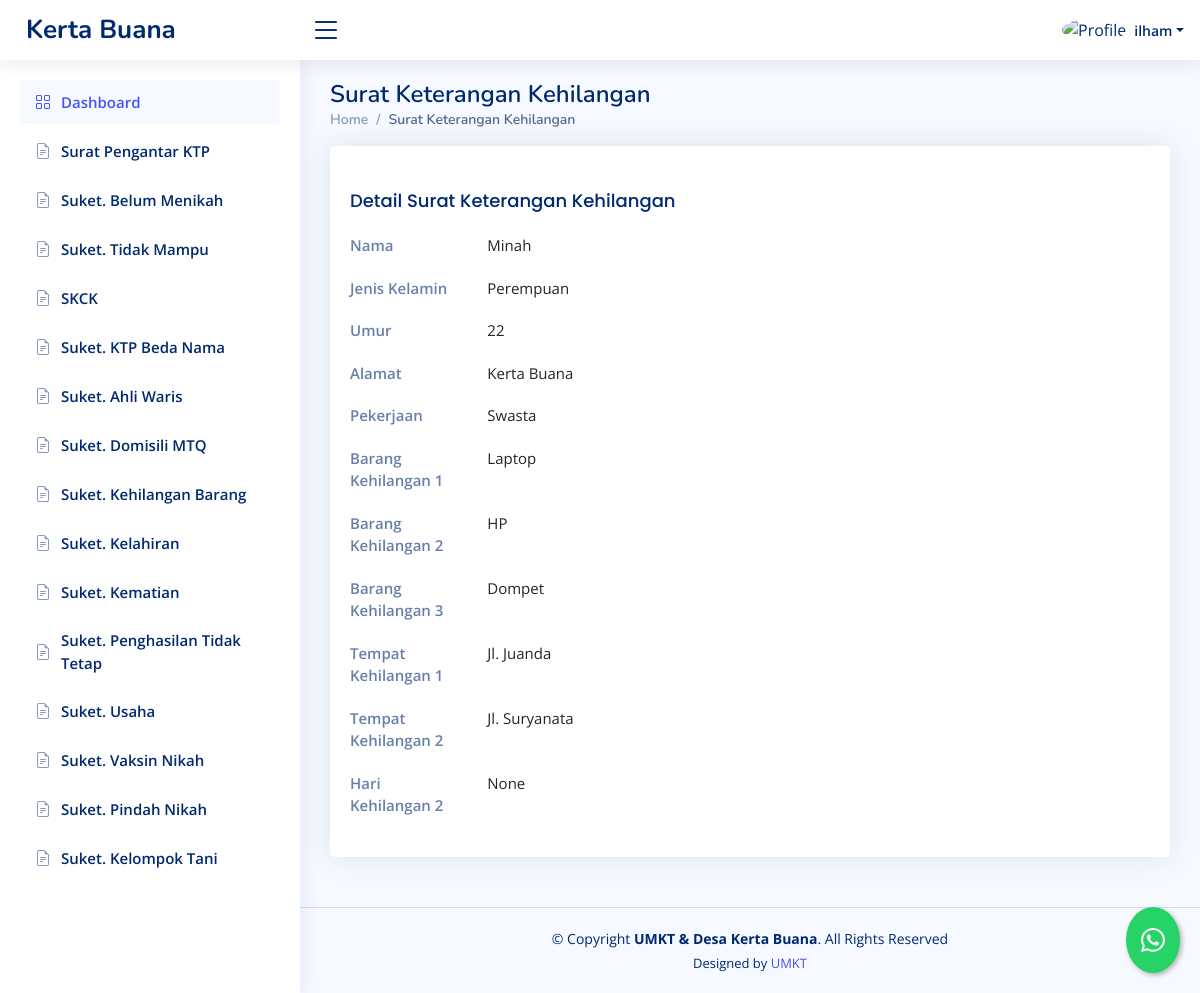
The page /dashboard/suket-kehilangan/detail/1 (signed in) on the database its author committed.
### dashboard/models.py (models this page shows, shortened)
class SuketKehilangan(models.Model):
    STATUS_CHOICES = [
        ('review', 'Proses Review'),
        ('approved', 'Disetujui'),
        ('rejected', 'Ditolak'),
    ]
    penulis = models.ForeignKey(User, on_delete=models.CASCADE, blank=True, null=True)
    nama = models.CharField(max_length=255)
    jenis_kelamin = models.CharField(max_length=255)
    umur = models.CharField(max_length=255)
    alamat = models.CharField(max_length=255)
    pekerjaan = models.CharField(max_length=255)
    harikehilangan = models.CharField(max_length=255,blank=True, null=True)
    barang1 = models.CharField(max_length=255)
    barang2 = models.CharField(max_length=255)
    barang3 = models.CharField(max_length=255)
    tempat1 = models.CharField(max_length=255)
    tempat2 = models.CharField(max_length=255)
    date = models.DateTimeField(default=timezone.now, blank=True)
    status = models.CharField(max_length=20, choices=STATUS_CHOICES, default='review')

### dashboard/views.py (the view)
# urls.py: path("suket-kehilangan/detail/<int:id>", detail_suketkehilangan, name="detail_suketkehilangan"),
@login_required
def detail_suketkehilangan(request, id):
    template_name = "backend/detail_suketkehilangan.html"  # Template untuk halaman detail
    suket = get_object_or_404(SuketKehilangan, id=id)
    context = {
        'suket': suket,
    }
    return render(request, template_name, context)

### templates/backend/detail_suketkehilangan.html
{% extends "backend/base_ui.html" %} {% load static %} {% load custom_filters %}
{% block konten %}
<div class="pagetitle">
  <h1>Surat Keterangan Kehilangan</h1>
  <nav>
    <ol class="breadcrumb">
      <li class="breadcrumb-item"><a href="{% url 'dashboard' %}">Home</a></li>
      <li class="breadcrumb-item active">Surat Keterangan Kehilangan</li>
    </ol>
  </nav>
</div>
<section class="section profile">
  <div class="row">
    <div class="col-xl-12">
      <div class="card">
        <div class="card-body pt-3">
          <div class="tab-content pt-2">
            <div class="tab-pane fade show active profile-overview" id="profile-overview">
              <h5 class="card-title">Detail Surat Keterangan Kehilangan</h5>
              <div class="row">
                <div class="col-lg-2 col-md-3 label">Nama</div>
                <div class="col-lg-10 col-md-9">{{ suket.nama }}</div>
              </div>
              <div class="row">
                <div class="col-lg-2 col-md-3 label">Jenis Kelamin</div>
                <div class="col-lg-10 col-md-9">{{ suket.jenis_kelamin }}</div>
              </div>
              <div class="row">
                <div class="col-lg-2 col-md-3 label">Umur</div>
                <div class="col-lg-10 col-md-9">{{ suket.umur }}</div>
              </div>
              <div class="row">
                <div class="col-lg-2 col-md-3 label">Alamat</div>
                <div class="col-lg-10 col-md-9">{{ suket.alamat }}</div>
              </div>
              <div class="row">
                <div class="col-lg-2 col-md-3 label">Pekerjaan</div>
                <div class="col-lg-10 col-md-9">{{ suket.pekerjaan }}</div>
              </div>
              <div class="row">
                <div class="col-lg-2 col-md-3 label">Barang Kehilangan 1</div>
                <div class="col-lg-10 col-md-9">{{ suket.barang1 }}</div>
              </div>
              <div class="row">
                <div class="col-lg-2 col-md-3 label">Barang Kehilangan 2</div>
                <div class="col-lg-10 col-md-9">{{ suket.barang2 }}</div>
              </div>
              <div class="row">
                <div class="col-lg-2 col-md-3 label">Barang Kehilangan 3</div>
                <div class="col-lg-10 col-md-9">{{ suket.barang3 }}</div>
              </div>
              <div class="row">
                <div class="col-lg-2 col-md-3 label">Tempat Kehilangan 1</div>
                <div class="col-lg-10 col-md-9">{{ suket.tempat1 }}</div>
              </div>
              <div class="row">
                <div class="col-lg-2 col-md-3 label">Tempat Kehilangan 2</div>
                <div class="col-lg-10 col-md-9">{{ suket.tempat2 }}</div>
              </div>
              <div class="row">
                <div class="col-lg-2 col-md-3 label">Hari Kehilangan 2</div>
                <div class="col-lg-10 col-md-9">{{ suket.harikehilangan }}</div>
              </div>
            </div>
          </div>
        </div>
      </div>
    </div>
  </div>
</section>
{% endblock konten %}

### templates/backend/base_ui.html (shortened to what this page needs)
{% load static %}
<!DOCTYPE html>
<html lang="en">
  <head>
    <link
      href="{% static 'backend/vendor/bootstrap/css/bootstrap.min.css'%}"
      rel="stylesheet"
    />
    <link
      href="{% static 'backend/vendor/bootstrap-icons/bootstrap-icons.css'%}"
      rel="stylesheet"
    />
    <link
      href="{% static 'backend/vendor/boxicons/css/boxicons.min.css'%}"
      rel="stylesheet"
    />
    <link
      href="{% static 'backend/vendor/quill/quill.snow.css'%}"
      rel="stylesheet"
    />
    <link
      href="{% static 'backend/vendor/quill/quill.bubble.css'%}"
      rel="stylesheet"
    />
    <link
      href="{% static 'backend/vendor/remixicon/remixicon.css'%}"
      rel="stylesheet"
    />
    <link
      href="{% static 'backend/vendor/simple-datatables/style.css'%}"
      rel="stylesheet"
    />
    <link href="{% static 'backend/css/style.css'%}" rel="stylesheet" />
  </head>
  <body>
    <header id="header" class="header fixed-top d-flex align-items-center">
      <div class="d-flex align-items-center justify-content-between">
        <a href="{% url 'welcome'%}" class="logo d-flex align-items-center">
          <span class="d-none d-lg-block">Kerta Buana</span>
        </a>
        <i class="bi bi-list toggle-sidebar-btn"></i>
      </div>
      <nav class="header-nav ms-auto">
        <ul class="d-flex align-items-center">
          <li class="nav-item dropdown pe-3">
            <a
              class="nav-link nav-profile d-flex align-items-center pe-0"
              href="#"
              data-bs-toggle="dropdown"
            >
              {% if user.is_superuser %}
              <img
                src="{% static 'backend/img/orang.png'%}"
                alt="Profile"
                class="rounded-circle"
              />
              {% else %}
              <img
                src="{% static 'backend/img/family.png'%}"
                alt="Profile"
                class="rounded-circle"
              />
              {% endif %}
              <span class="d-none d-md-block dropdown-toggle ps-2"
                >{{request.user.username}}</span
              > </a
            >
          </li>
        </ul>
      </nav>
    </header>
    <aside id="sidebar" class="sidebar">
      <ul class="sidebar-nav" id="sidebar-nav">
        <li class="nav-item">
          <a class="nav-link" href="{% url 'dashboard'%}">
            <i class="bi bi-grid"></i>
            <span>Dashboard</span>
          </a>
        </li>
        {% if user.is_superuser %}
        <li class="nav-item">
          <a
            class="nav-link collapsed"
            data-bs-target="#forms-nav"
            data-bs-toggle="collapse"
            href="#"
          >
            <i class="bi bi-journal-text"></i><span>Surat</span
            ><i class="bi bi-chevron-down ms-auto"></i>
          </a>
          <ul
            id="forms-nav"
            class="nav-content collapse"
            data-bs-parent="#sidebar-nav"
          >
            <li>
              <a href="{% url 'suketpermohonanktp' %}">
                <i class="bi bi-circle"></i><span>Surat Pengantar KTP</span>
              </a>
            </li>
            <li>
              <a href="{% url 'suketbelummenikah'%}">
                <i class="bi bi-circle"></i><span>Suket. Belum Menikah</span>
              </a>
            </li>
            <li>
              <a href="{% url 'sukettidakmampu'%}">
                <i class="bi bi-circle"></i><span>Suket. Tidak Mampu</span>
              </a>
            </li>
            <li>
              <a href="{% url 'skck'%}">
                <i class="bi bi-circle"></i><span>SKCK</span>
              </a>
            </li>
            <li>
              <a href="{% url 'suketktpbedanama'%}">
                <i class="bi bi-circle"></i><span>Suket. KTP Beda Nama</span>
              </a>
            </li>
            <li>
              <a href="{% url 'suketahliwaris' %}">
                <i class="bi bi-circle"></i><span>Suket. Ahli Waris</span>
              </a>
            </li>
            <li>
              <a href="{% url 'suketMTQ'%}">
                <i class="bi bi-circle"></i><span>Suket. Domisili MTQ</span>
              </a>
            </li>
            <li>
              <a href="{% url 'suketkehilangan' %}">
                <i class="bi bi-circle"></i
                ><span>Suket. Kehilangan Barang</span>
              </a>
            </li>
            <li>
              <a href="{% url 'suketkelahiran' %}">
                <i class="bi bi-circle"></i><span>Suket. Kelahiran</span>
              </a>
            </li>
            <li>
              <a href="{% url 'suketkematian' %}">
                <i class="bi bi-circle"></i><span>Suket. Kematian</span>
              </a>
            </li>
            <li>
              <a href="{% url 'suketpenghasilantidaktetap' %}">
                <i class="bi bi-circle"></i
                ><span>Suket. Penghasilan Tidak Tetap</span>
              </a>
            </li>
            <li>
              <a href="{% url 'suketusaha' %}">
                <i class="bi bi-circle"></i><span>Suket. Usaha</span>
              </a>
            </li>
            <li>
              <a href="{% url 'suketvaksinnikah' %}">
                <i class="bi bi-circle"></i><span>Suket. Vaksin Nikah</span>
              </a>
            </li>
            <li>
              <a href="{% url 'suketpindahnikah' %}">
                <i class="bi bi-circle"></i><span>Suket. Pindah Nikah</span>
              </a>
            </li>
            <li>
              <a href="{% url 'suketrekkeltani' %}">
                <i class="bi bi-circle"></i><span>Suket. Kelompok Tani</span>
              </a>
            </li>
          </ul>
        </li>
        {% else %}
        <li class="nav-item">
          <a class="nav-link collapsed" href="{% url 'suketpermohonanktp' %}">
            <i class="bi bi-file-earmark-text"></i
            ><span>Surat Pengantar KTP</span>
          </a>
        </li>
        <li class="nav-item">
          <a class="nav-link collapsed" href="{% url 'suketbelummenikah'%}">
            <i class="bi bi-file-earmark-text"></i
            ><span>Suket. Belum Menikah</span>
          </a>
        </li>
        <li class="nav-item">
          <a class="nav-link collapsed" href="{% url 'sukettidakmampu'%}">
            <i class="bi bi-file-earmark-text"></i
            ><span>Suket. Tidak Mampu</span>
          </a>
        </li>
        <li class="nav-item">
          <a class="nav-link collapsed" href="{% url 'skck'%}">
            <i class="bi bi-file-earmark-text"></i><span>SKCK</span>
          </a>
        </li>
        <li class="nav-item">
          <a class="nav-link collapsed" href="{% url 'suketktpbedanama'%}">
            <i class="bi bi-file-earmark-text"></i
            ><span>Suket. KTP Beda Nama</span>
          </a>
        </li>
        <li class="nav-item">
          <a class="nav-link collapsed" href="{% url 'suketahliwaris' %}">
            <i class="bi bi-file-earmark-text"></i
            ><span>Suket. Ahli Waris</span>
          </a>
        </li>
        <li class="nav-item">
          <a class="nav-link collapsed" href="{% url 'suketMTQ'%}">
            <i class="bi bi-file-earmark-text"></i
            ><span>Suket. Domisili MTQ</span>
          </a>
        </li>
        <li class="nav-item">
          <a class="nav-link collapsed" href="{% url 'suketkehilangan' %}">
            <i class="bi bi-file-earmark-text"></i
            ><span>Suket. Kehilangan Barang</span>
          </a>
        </li>
        <li class="nav-item">
          <a class="nav-link collapsed" href="{% url 'suketkelahiran' %}">
            <i class="bi bi-file-earmark-text"></i><span>Suket. Kelahiran</span>
          </a>
        </li>
        <li class="nav-item">
          <a class="nav-link collapsed" href="{% url 'suketkematian' %}">
            <i class="bi bi-file-earmark-text"></i><span>Suket. Kematian</span>
          </a>
        </li>
        <li class="nav-item">
          <a
            class="nav-link collapsed"
            href="{% url 'suketpenghasilantidaktetap' %}"
          >
            <i class="bi bi-file-earmark-text"></i
            ><span>Suket. Penghasilan Tidak Tetap</span>
          </a>
        </li>
        <li class="nav-item">
          <a class="nav-link collapsed" href="{% url 'suketusaha' %}">
            <i class="bi bi-file-earmark-text"></i><span>Suket. Usaha</span>
          </a>
        </li>
        <li class="nav-item">
          <a class="nav-link collapsed" href="{% url 'suketvaksinnikah' %}">
            <i class="bi bi-file-earmark-text"></i
            ><span>Suket. Vaksin Nikah</span>
          </a>
        </li>
        <li class="nav-item">
          <a class="nav-link collapsed" href="{% url 'suketpindahnikah' %}">
            <i class="bi bi-file-earmark-text"></i
            ><span>Suket. Pindah Nikah</span>
          </a>
        </li>
        <li class="nav-item">
          <a class="nav-link collapsed" href="{% url 'suketrekkeltani' %}">
            <i class="bi bi-file-earmark-text"></i
            ><span>Suket. Kelompok Tani</span>
          </a>
        </li>
        {% endif %}
      </ul>
    </aside>
    <main id="main" class="main">
      {% block konten %}{% endblock konten %}
    </main>
    <footer id="footer" class="footer">
      <div class="copyright">
        &copy; Copyright <strong><span>UMKT & Desa Kerta Buana</span></strong
        >. All Rights Reserved
      </div>
      <div class="credits">
        Designed by <a href="https://www.umkt.ac.id/">UMKT</a>
      </div>
    </footer>
    <a
      href="https://wa.me/6282255462424?text=Halo,%20saya%20{{ request.user.last_name }}%20dengan%20nik%20{{ request.user.nik }}"
      class="whatsapp-float"
      target="_blank"
      title="Hubungi kami via WhatsApp"
    >
      <i class="bi bi-whatsapp"></i>
    </a>
  </body>
</html>

### rows shown on the page
SuketKehilangan: nama "Minah", jenis_kelamin "Perempuan", umur "22", alamat "Kerta Buana", pekerjaan "Swasta", barang1 "Laptop", barang2 "HP", barang3 "Dompet", tempat1 "Jl. Juanda", tempat2 "Jl. Suryanata", harikehilangan "None"

### other values the page prints
{{ request.user.username }} "ilham"
